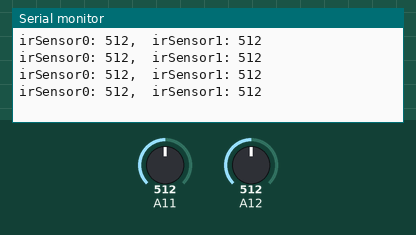
Recording of a sketch running on a simulated Arduino Mega 2560, built with avr-gcc and run on an emulated ATmega2560. Shown: the last lines printed to the serial monitor. The test bench sets the inputs (shaded band); at power-on: A11 = 512, A12 = 512.

Above: at 1.2 s.
1.3 s: A11 set to 716
At 1.72 s:
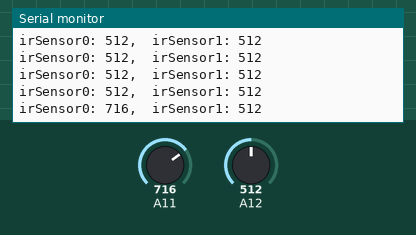
2.8 s: A12 set to 716
At 3.0 s:
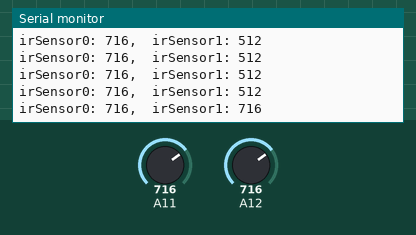
4.3 s: A11 set to 900
At 4.51 s:
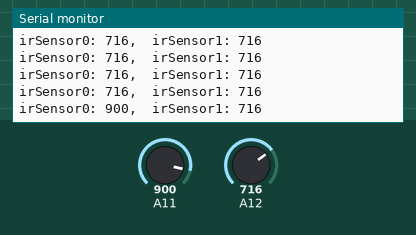
5.8 s: A12 set to 900
At 6.03 s:
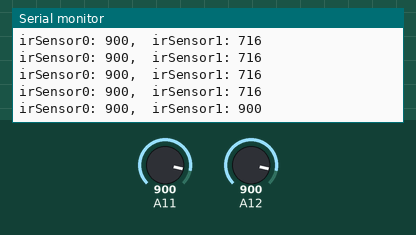
Timing chart, 0 to 8.3 s (numbered marks = the images above; inputs shaded):
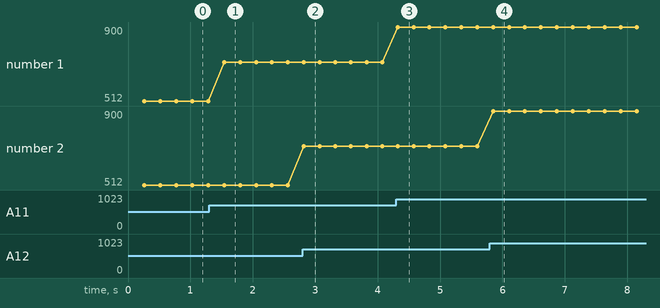

Measured:
- after the input at 1.3 s, the serial monitor: prints a new line after 0.24 s (image 1)
- after the input at 2.8 s, the serial monitor: prints a new line at once (image 2)
- after the input at 4.3 s, the serial monitor: prints a new line at once (image 3)
- after the input at 5.8 s, the serial monitor: prints a new line after 0.05 s (image 4)
- plotted number 1: 512 → 716 after the input at 1.3 s, 716 → 900 after the input at 4.3 s

The sketch:

Line01.ino
```cpp
/* -----------------------------------------------------------
  Code for testing two TCRT5000 Optical Refelctance sensors.  Circuit and
   basic code is from:
   http://www.foxytronics.com/learn/robots/kit-guides/line-follower-kit-guide/assembling-the-kit

   Initially Adapted by Dave Eslinger, 1/5/2015
   -----------------------------------------------------------*/


const int serialPeriod = 250;       // only print to the serial console every 1/4 second
unsigned long timeSerialDelay = 0;

// define variables to hold IR sensor readings
int irSensor0 = 0;
int irSensor1 = 0;
// the setup routine runs once when you press reset:
void setup() {
  Serial.begin(9600); // initialize serial communication at 9600 bits per second:
}


// the loop routine runs over and over again forever
void loop() {
    readIrSensors(); // read all of the IR sensors
    debugOutput();
}

// read all of the IR sensors
void readIrSensors() {
    irSensor0 = analogRead(A11);
    irSensor1 = analogRead(A12);
    delay(5); // delay 5ms
}

void debugOutput() {
    if((millis() - timeSerialDelay) > serialPeriod)
    {
        Serial.print("irSensor0: ");
        Serial.print(irSensor0);
        Serial.print(",  irSensor1: ");
        Serial.println(irSensor1);

        timeSerialDelay = millis();
    }
}
```
